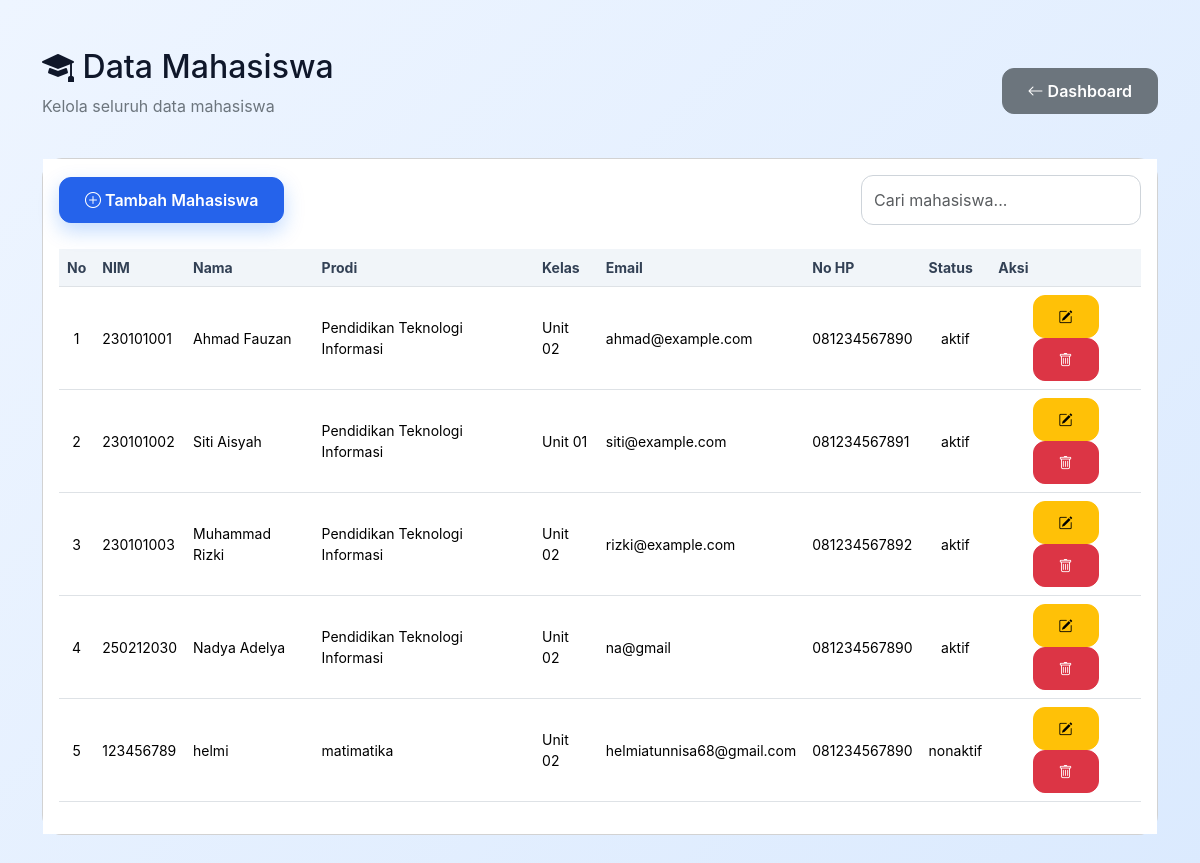
/mahasiswa.php, run on an earlier commit of the app's database.
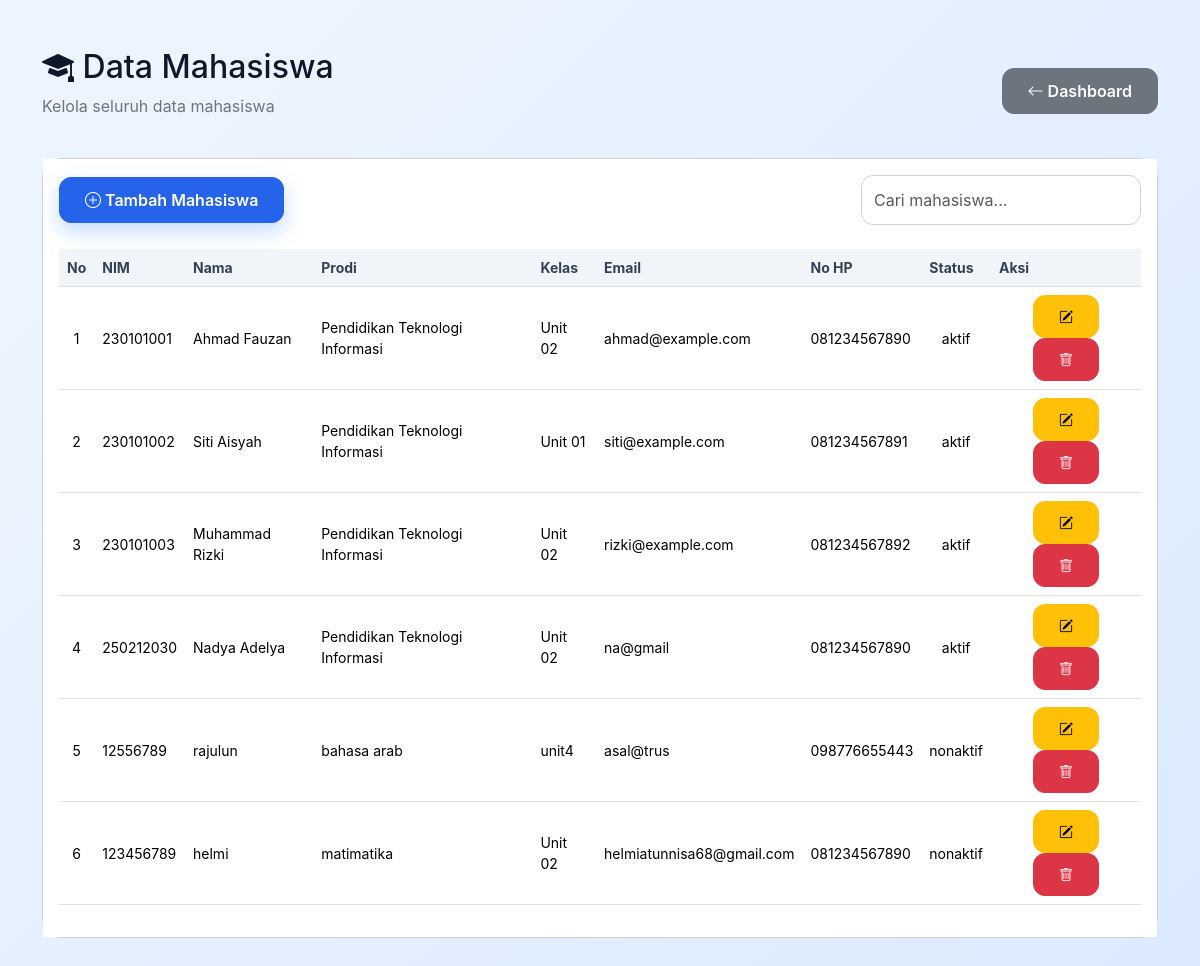
And on a later commit of the database.
### tables this page shows
CREATE TABLE `mahasiswa` (
  `id_mahasiswa` int(11) NOT NULL,
  `nim` varchar(30) NOT NULL,
  `nama_mahasiswa` varchar(100) NOT NULL,
  `prodi` varchar(100) NOT NULL,
  `kelas` varchar(20) NOT NULL,
  `email` varchar(100) DEFAULT NULL,
  `no_hp` varchar(20) DEFAULT NULL,
  `status` enum('aktif','nonaktif') DEFAULT 'aktif',
  `created_at` timestamp NOT NULL DEFAULT current_timestamp()
);

### mahasiswa.php (the view, shortened to what this page needs)
<?php
include 'koneksi.php';
$data = mysqli_query($koneksi, "SELECT * FROM mahasiswa");
?>
<!DOCTYPE html>
<html lang="id">
<head>
    <link rel="stylesheet" href="https://cdn.jsdelivr.net/npm/bootstrap-icons@1.11.3/font/bootstrap-icons.min.css">
    <link href="https://cdn.jsdelivr.net/npm/bootstrap@5.3.3/dist/css/bootstrap.min.css" rel="stylesheet">
    <link href="assets/css/style.css" rel="stylesheet">
 </head>
<body>
    <div class="container py-5">
        <div
        class="d-flex justify-content-between align-items-center mb-4">
        <div>
            <h2
            class="page-title">
            <i class="bi bi-mortarboard-fill"
            ></i>
            Data Mahasiswa
           </h2>
           <p class="text-secondary">
            Kelola seluruh data mahasiswa
           </p>
        </div>
        <div>
            <a href="dashboard.php" class="btn btn-secondary">
                <i
                class="bi bi-arrow-left">
            </i>
            Dashboard
        </a>
    </div>
</div>
         <div
     class="card card-custom">
        <div
        class="card-body">
        <div
        class="d-flex justify-content-between align-items-center mb-4">
        <a href="tambah_mahasiswa.php" class="btn btn-primary">
            <i class="bi bi-plus-circle"></i>
            Tambah Mahasiswa
        </a>
        <input
        type="text"
        class="form-control"
        placeholder="Cari mahasiswa..."
        style="max-width:280px;">
    </div>
    <div class="table-responsive">
            <table
            class="table table-hover align-middle">
            <thead>
                <tr>
                    <th>No</th>
                    <th>NIM</th>
                    <th>Nama</th>
                    <th>Prodi</th>
                    <th>Kelas</th>
                    <th>Email</th>
                    <th>No HP</th>
                    <th>Status</th>
                    <th>Aksi</th>
                </tr>
            </thead>
            <tbody>
                <?php
                $no = 1;
                while($row = mysqli_fetch_assoc($data)){
                    ?>
                    <tr>
                        <td class="text-center"><?= $no++; ?></td>
                        <td>
                            <?= $row['nim']; ?>
                        </td>
                        <td>
                            <?= $row['nama_mahasiswa']; ?></td>
                            <td>
                                <?= $row['prodi']; ?>
                            </td>
                            <td>
                                <?= $row['kelas']; ?>
                            </td>
                            <td>
                                <?= $row['email']; ?></td>
                                <td>
                                    <?= $row['no_hp']; ?>
                                </td>
                                <td
                                class="text-center">
                                 <span
                                 class="badge-status">
                                 <?= $row['status']; ?>
                                </span>
                            </td>
                            <td
                            class="text-center">
                            <a
                             href="edit_mahasiswa.php?id=<?= $row['id_mahasiswa']; ?>"
                             class="btn btn-warning btn-sm">
                             <i
                             class="bi bi-pencil-square"
                             ></i>
                            </a>
                            <a href="hapus_mahasiswa.php?id=<?= $row['id_mahasiswa']; ?>"
                            class="btn btn-danger btn-sm"
                            onclick="return confirm('Yakin ingin menghapus data ini?')">
                            <i class="bi bi-trash"></i>
                        </a>
                    </td>
                </tr>
                <?php } ?>
            </tbody>
        </table>
    </div>
</div>
    </div>
  </div>
 </body>
</html>

### assets/css/style.css (style rules this page uses)
:root { --primary: #2563eb; --primary-dark: #1e40af; --secondary: #64748b; --soft-bg: #f8fafc; --dark: #0f172a; --card-border: #e2e8f0; --success: #16a34a; --warning: #f59e0b; --danger: #dc2626; }
* { box-sizing: border-box; }
body { font-family: "Inter", "Segoe UI", Arial, sans-serif; background: var(--soft-bg); color: var(--dark); }
.table thead th { background: #f1f5f9; color: #334155; font-size: 14px; white-space: nowrap; }
.table td { vertical-align: middle; font-size: 14px; }
.form-control, .form-select { border-radius: 14px; border-color: #cbd5e1; padding: 11px 14px; }
.btn { border-radius: 14px; font-weight: 700; }
.btn-primary { background: var(--primary); border-color: var(--primary); }
body { background:#f5f7fb; }
.card { border-radius:20px; }
.form-control, .form-select { border-radius:12px; padding:12px; }
.btn { border-radius:12px; padding:10px 25px; font-weight:600; }
.btn-primary { box-shadow:0 8px 20px rgba(13,110,253,.25); }
body { background:linear-gradient(135deg,#eef5ff,#dbeafe); }
.form-control, .form-select { border-radius:12px; padding:12px; border:1px solid #ced4da; }
.card-body { background:white; }

What changed in the data, as far as the page shows it:
added mahasiswa: nim "12556789", nama_mahasiswa "rajulun", prodi "bahasa arab", kelas "unit4", email "asal@trus", no_hp "098776655443", status "nonaktif"
